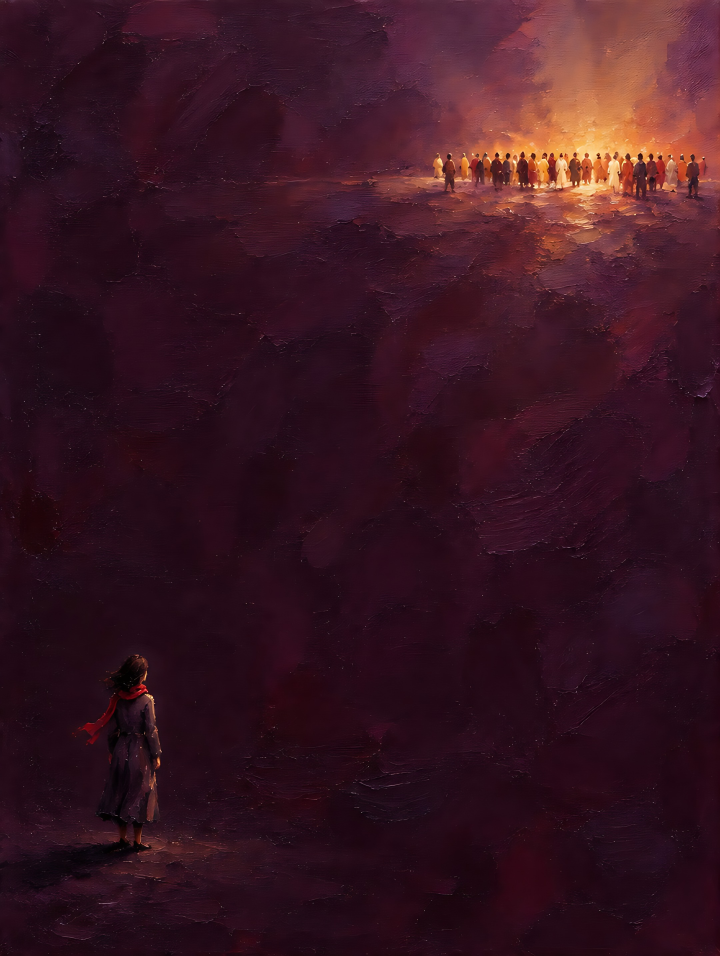
#> input picture progetti/pdro-nodo-al-dito-25-novembre/images/g02_l_isolamento.jpg, 2160 x 2867 px, found by its file name (shown at 1/3 size)
$ python -i monta.py   (imports and definitions only)
#> lines starting #> are read from the running program, lines starting #| are printed output that depends on the picture
"""«Un nodo al dito» (25 novembre 2026): montaggio 16:9 e 9:16 dallo storyboard del pacchetto, a 25 fps.
    python3 monta.py <cartella progetto> 16x9|9x16
Richiede: audio/voce_01..10.mp3 (Luca Ward), audio/musica.mp3, testi/<formato>/*.png (render_testi.js)."""
import json, os, subprocess, sys
from PIL import Image, ImageFilter, ImageEnhance

D, F = os.path.abspath(sys.argv[1]), sys.argv[2]
W, H = (1920, 1080) if F == '16x9' else (1080, 1920)
FPS, XF, T = 25, 0.7, 76.0
PRUGNA = (38, 24, 42)
# [1 line not run here, left out]


# [4 lines left out: function ff, not called in this run]


def dur(p):
    return float(subprocess.check_output(['ffprobe', '-v', 'error', '-show_entries', 'format=duration', '-of', 'csv=p=0', p]))


def still(img):
    """immagine fissa adattata al formato: in 9:16 riempie (taglio al centro); in 16:9 l'opera intera su un fondo
    sfocato e scurito della stessa immagine, così non si taglia nulla"""
    im = Image.open(f'{D}/images/{img}').convert('RGB')
#> im is the input picture: PIL image 2160x2867 RGB; mean R, G, B 55.4, 21, 32.7
    if img == 'foto_nodo_al_dito.jpg':   # foto chiara: scurita perché il cartello avorio e i sottotitoli si leggano
        im = ImageEnhance.Brightness(im).enhance(0.55)
    o = f'{OUT}/{img[:-4]}.png'
    def cover(i, w, h):
#> called with w = 2160, h = 3840
        k = max(w / i.width, h / i.height); i = i.resize((round(i.width * k), round(i.height * k)), Image.LANCZOS)
#> after `k = max(w / i.width, h / i.height)`: k = 1.34
        x, y = (i.width - w) // 2, (i.height - h) // 2; return i.crop((x, y, x + w, y + h))
#> after `x, y = ((i.width - w) // 2, (i.height - h) // 2)`: x = 366; y = 0
#> after `return i.crop((x, y, x + w, y + h))`:
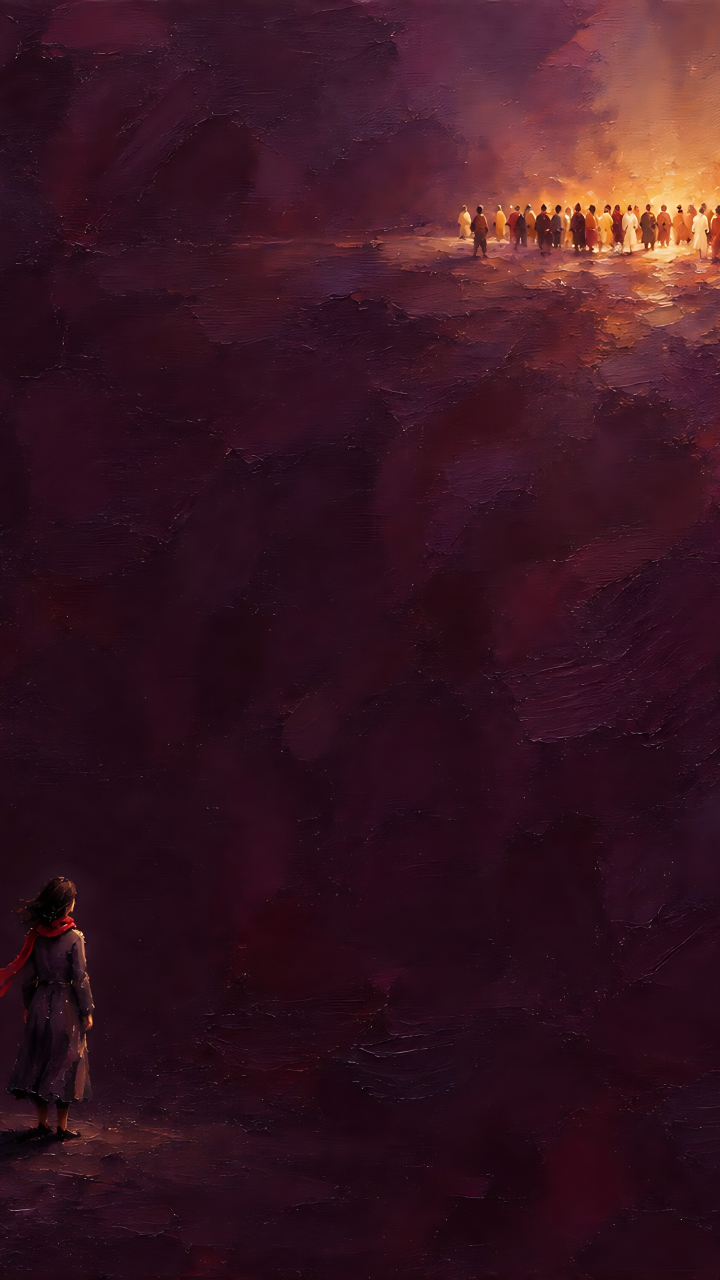
#> returned value: PIL image 2160x3840 RGB (shown at 1/3 size); mean R, G, B 55.8, 21.3, 32.9
    if F == '9x16':
        cover(im, W * 2, H * 2).save(o)
    else:
        bg = cover(im, W * 2, H * 2).filter(ImageFilter.GaussianBlur(60)); bg = ImageEnhance.Brightness(bg).enhance(0.45)
#> after `bg = cover(im, W * 2, H * 2).filter(ImageFilter.GaussianBlur(60))`:
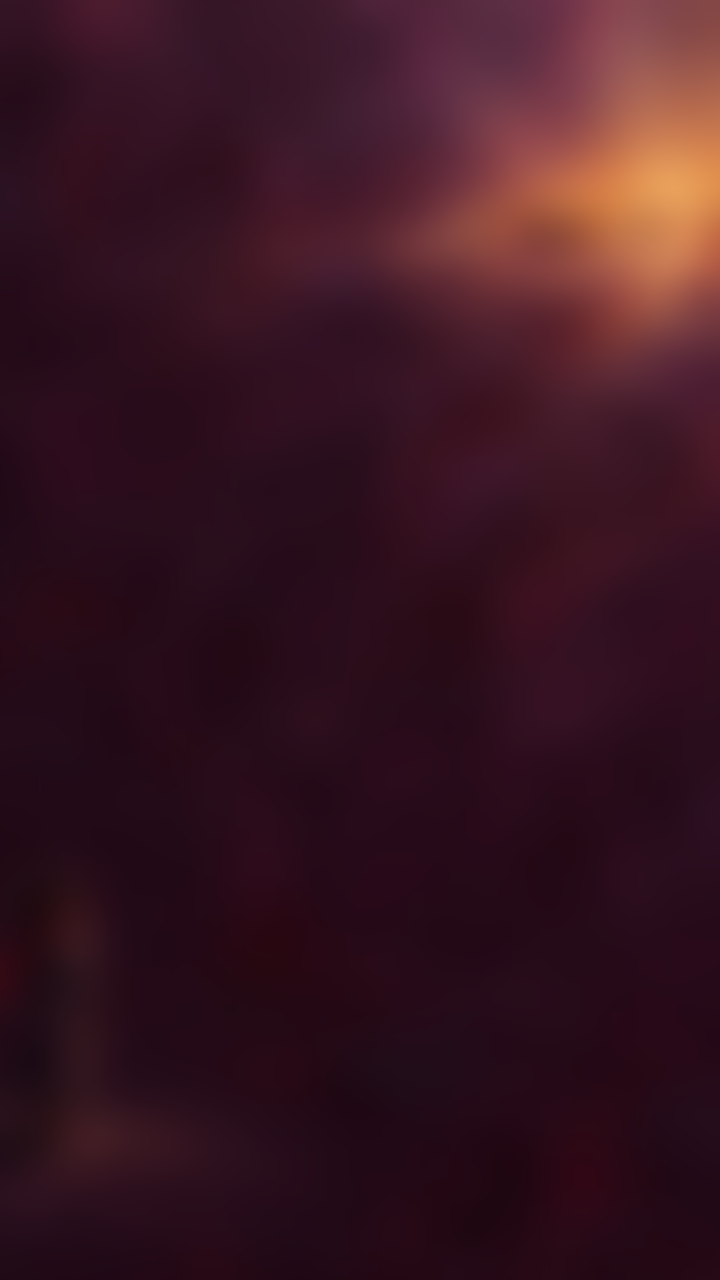
#> bg: PIL image 2160x3840 RGB (shown at 1/3 size); mean R, G, B 55.8, 21.3, 32.9
#> after `bg = ImageEnhance.Brightness(bg).enhance(0.45)`:
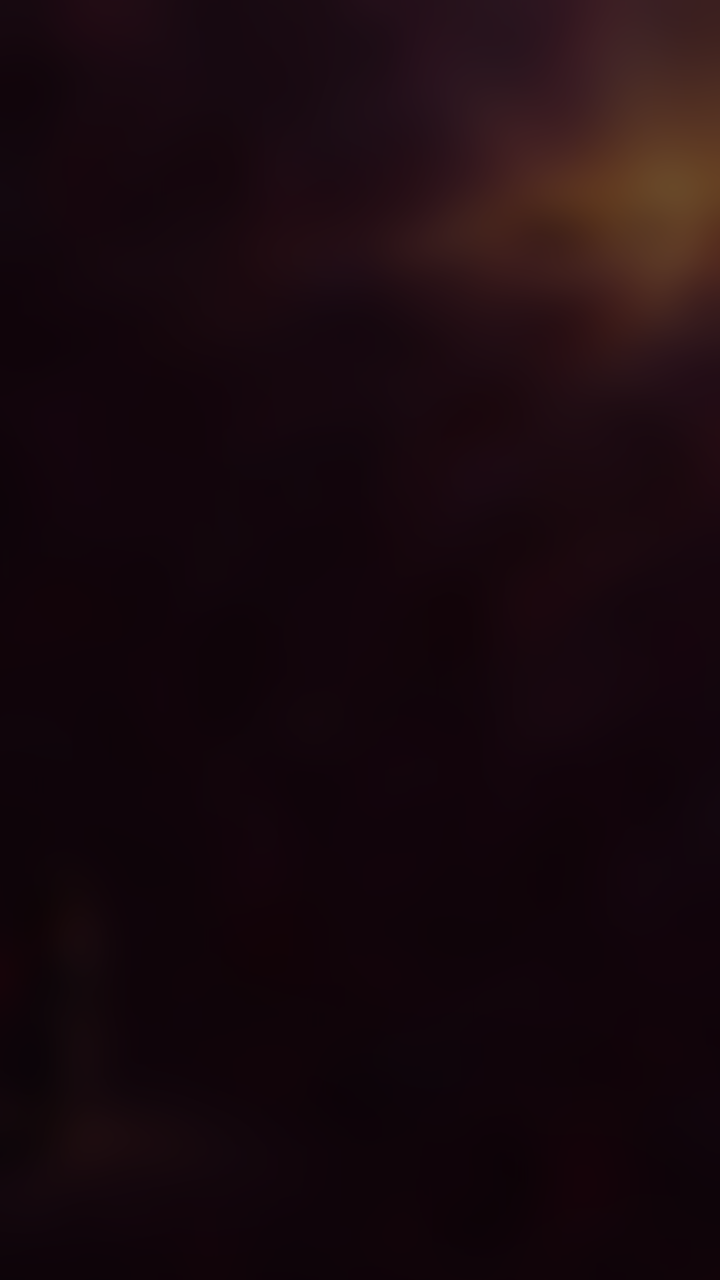
#> bg: PIL image 2160x3840 RGB (shown at 1/3 size); mean R, G, B 24.7, 9.1, 14.3
        k = (H * 2) / im.height; fg = im.resize((round(im.width * k), H * 2), Image.LANCZOS)
#> after `k = H * 2 / im.height`: k = 1.34
        bg.paste(fg, ((W * 2 - fg.width) // 2, 0)); bg.save(o)
    return o


# [33 lines left out: functions kb, seg, clip, not called in this run]


def card(name, f, d):
    return seg(name, d, ['-loop', '1', '-i', f'{D}/cards/{f}_{F}.png'],
               f"[0:v]scale={W * 2}:{H * 2},zoompan=z='1+0.02*on/{int(d * FPS)}':x='(iw-iw/zoom)/2':y='(ih-ih/zoom)/2':d={int(d * FPS)}:s={W}x{H}:fps={FPS}")


def img(name, f, d, **k):
    i, ch = kb(still(f), d, **k)
    return seg(name, d, i, '[0:v]' + ch)


# [4 lines left out: function due, not called in this run]


SC = [  # (inizio, fine, costruttore)
    (0, 7, lambda n, d: clip(n, 'c03_filo_dito_9x16.mp4', d)),
    (7, 12, lambda n, d: card(n, '01_titolo', d)),
    (12, 19, lambda n, d: img(n, 'g07_il_silenzio.jpg', d, z1=1.08)),
    (19, 26, lambda n, d: img(n, 'foto_nodo_al_dito.jpg', d, z1=1.10)),
    (26, 33, lambda n, d: img(n, 'g02_l_isolamento.jpg', d, dx=0.03)),
    (33, 39, lambda n, d: img(n, 'g08_la_paura.jpg', d)),
    (39, 47, lambda n, d: due(n, lambda m, e: img(m, 'g01_il_controllo.jpg', e), lambda m, e: img(m, 'g03_le_parole_che_feriscono.jpg', e), d, 4.0)),
    (47, 52, lambda n, d: card(n, '03_non_finisce_stasera', d)),
    (52, 59, lambda n, d: clip(n, 'c04_donne_filo_16x9.mp4', d)),
    (59, 66, lambda n, d: due(n, lambda m, e: img(m, 'foto_donna_cuore_hd.jpg', e), lambda m, e: card(m, '05_non_sei_sola_1522', e), d, 4.0)),
    (66, 72, lambda n, d: img(n, 'g11_le_altre.jpg', d, z0=1.08, z1=1.0)),
    (72, 76, lambda n, d: card(n, '06_chiusura', d)),
]
parts = []
# [3 lines not run here, left out]
ins = sum([['-i', p] for p in parts], []); fc, acc = [], '0:v'
# [4 lines not run here, left out]
n = len(parts)
# [8 lines not run here, left out]
# [1 line that did not run here, left out]
# [1 line not run here, left out]
# [1 line that did not run here, left out]
# [2 lines not run here, left out]
mix = ['[mu]']
# [4 lines not run here, left out]
nome = f'{D}/PDRO_Un_nodo_al_dito_{F}.mp4'
# [4 lines not run here, left out]

>>> result = still('../../pdro-nodo-al-dito-25-novembre/images/g02_l_isolamento.jpg')
